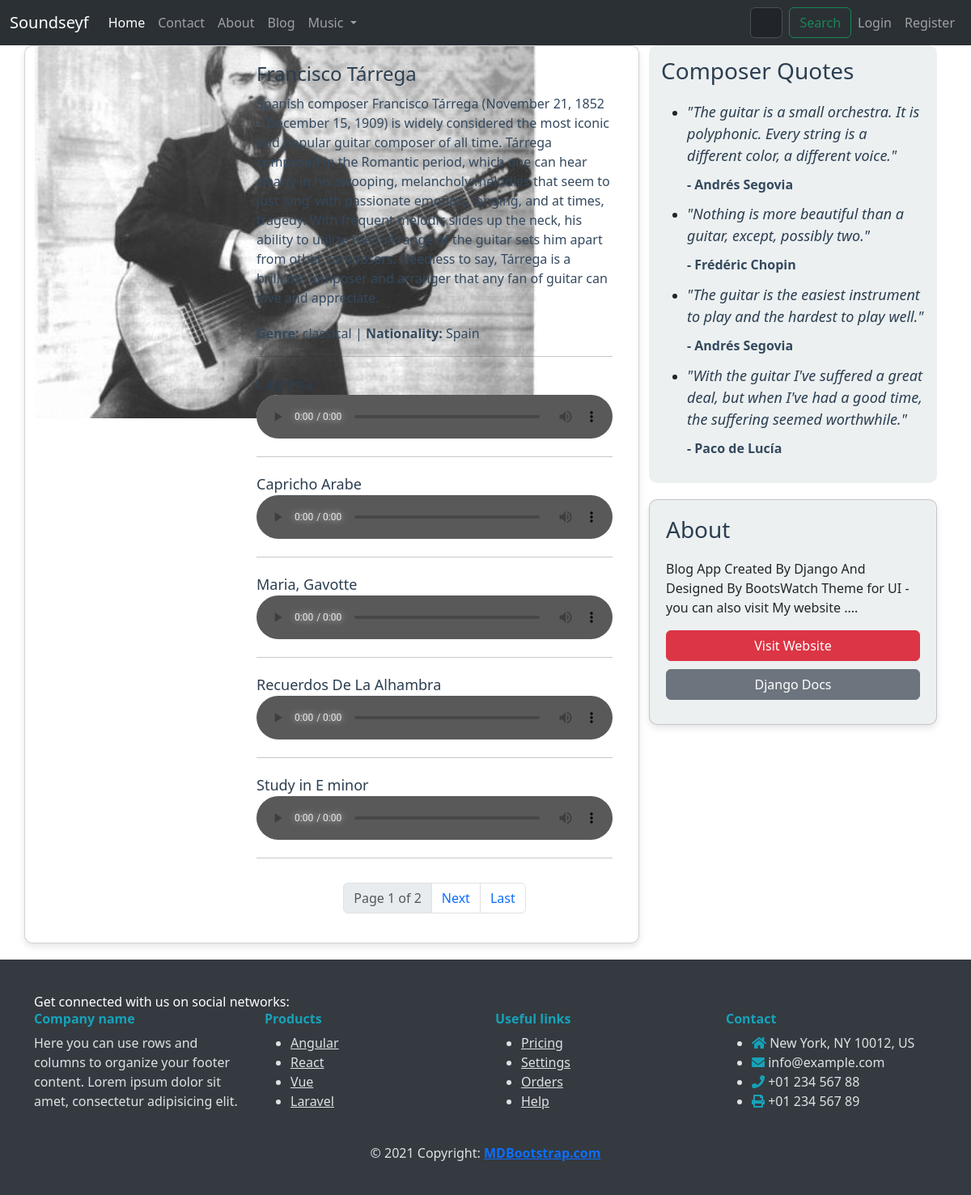
Before: /music/pieces/1 with the older database file.
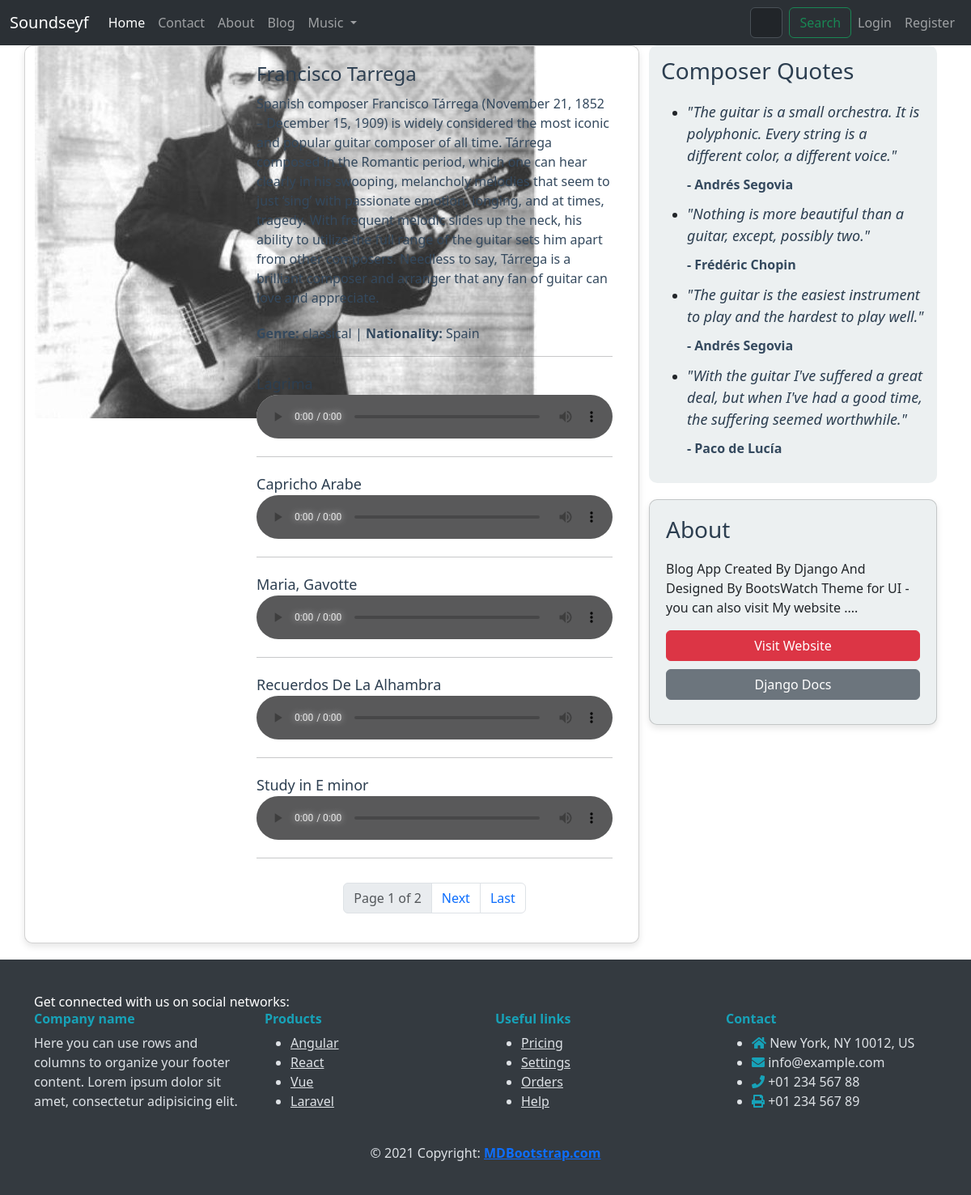
After: the same page with the newer database file.
### music/models.py (models this page shows, shortened)
class Composer(models.Model):
    name = models.CharField(max_length=255,null=True,blank=True)
    biography = models.TextField(null=True, blank=True)
    image = models.ImageField(upload_to="Composers/" , default="default.jpg")
    genre = models.CharField(max_length=255,null=True,blank=True)
    nationality = models.CharField(blank=True,null=True,max_length=255)

### music/views.py (the view)
# urls.py: path('pieces/<int:cid>' , ComposerPieces , name="pieces"),
def ComposerPieces(request,cid):
    all_composers = Composer.objects.all()
    current_composer = get_object_or_404(all_composers , pk = cid)
    pieces = MasterPiece.objects.filter(composer = cid)
    p = Paginator(pieces,5)
    try:
        page_number = request.GET.get('page')
        pieces = p.get_page(page_number)
    except EmptyPage:
        pieces = pieces.get_page(1)
    except PageNotAnInteger:
        pieces = pieces.get_page(1)
    context = {"composer" : current_composer , "pieces" : pieces }
    return render (request,'music/masterpieces.html',context)

### templates/music/masterpieces.html (shortened to what this page needs)
{% extends 'base.html' %}
{% load static %}
{% load thumbnail %}
{% block content %}
<div class="container">
  <div class="row">
    <div class="col-md-8 card">
      <div class="row g-0">
        <div class="col-md-4">
          <div class="composer-image">
            {% thumbnail composer.image "300x300" crop="center" as im %}
            <img src="{{ im.url }}" alt="{{ composer.name }}">
            {% endthumbnail %}
          </div>
        </div>
        <div class="col-md-8 composer-details" style="padding-left: 4%;">
          <a style="text-decoration: none;" href="{% url 'music:pieces' cid=composer.id %}"><h2 class="composer-name">{{ composer.name }}</h2></a>
          <p class="composer-bio">{{ composer.biography }}</p>
          <p class="genre-nationality"><strong>Genre:</strong> {{ composer.genre }} | <strong>Nationality:</strong> {{ composer.nationality }}</p>
          <hr>
          {% for piece in pieces %}
          <div class="piece-name">{{ piece.name }}</div>
          <div class="audio-player">
            <audio controls>
              <source src="/media/{{ piece.song }}" type="audio/mp3">
            </audio>
          </div>
          <hr>
          {% endfor %}
          <nav aria-label="Pagination">
            <ul class="pagination justify-content-center">
              <li class="page-item disabled">
                <a class="page-link" href="#">Page {{ pieces.number }} of {{ pieces.paginator.num_pages }}</a>
              </li>
              {% if pieces.has_next %}
              <li class="page-item">
                <a class="page-link" href="?page={{ pieces.next_page_number }}">Next</a>
              </li>
              <li class="page-item">
                <a class="page-link" href="?page={{ pieces.paginator.num_pages }}">Last</a>
              </li>
              {% endif %}
            </ul>
          </nav>
        </div>
      </div>
    </div>
    <div class="col-md-4">
      <div class="quote-card">
        <h3 class="sidebar-title">Composer Quotes</h3>
        <ul class="quote-list">
          <li>
            <div class="quote-text">"The guitar is a small orchestra. It is polyphonic. Every string is a different color, a different voice."</div>
            <div class="quote-author">- Andrés Segovia</div>
          </li>
          <li style="padding-top: 4%;">
            <div class="quote-text">"Nothing is more beautiful than a guitar, except, possibly two."</div>
            <div class="quote-author">- Frédéric Chopin</div>
          </li>
          <li style="padding-top: 4%;">
            <div class="quote-text">"The guitar is the easiest instrument to play and the hardest to play well."</div>
            <div class="quote-author">- Andrés Segovia</div>
          </li>
          <li style="padding-top: 4%;">
            <div class="quote-text">"With the guitar I've suffered a great deal, but when I've had a good time, the suffering seemed worthwhile."</div>
            <div class="quote-author">- Paco de Lucía</div>
          </li>
        </ul>
      </div>
      <div class="card sidebar-card" style="background-color: #ecf0f1;">
        <h3 class="sidebar-title">About</h3>
        <p class="card-text">Blog App Created By Django And Designed By BootsWatch Theme for UI - you can also visit My website ....</p>
        <a href="https://bekbrace.com" class="sidebar-link btn btn-danger">Visit Website</a>
        <a href="https://docs.djangoproject.com/en/3.1" class="sidebar-link btn btn-secondary">Django Docs</a>
      </div>
    </div>
  </div>
</div>
{% endblock %}

Changed rows visible on the page:
changed Composer "classical": name "Francisco Tárrega" → "Francisco Tarrega"
